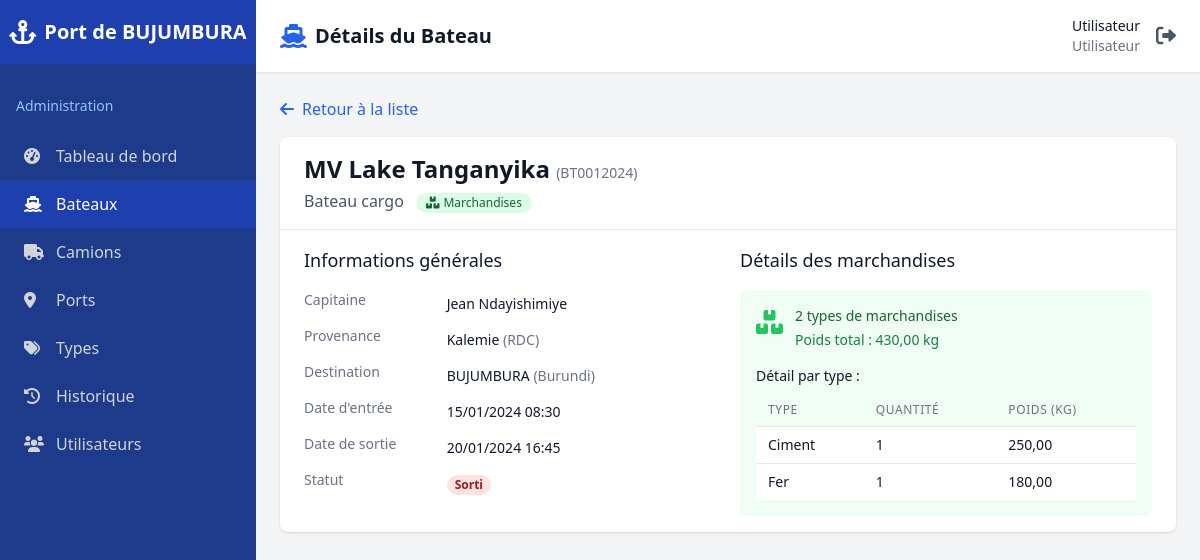
Page /admin/bateau-details.php?id=1 (signed in) on the committed database.
### tables this page shows
CREATE TABLE IF NOT EXISTS `bateaux` (
  `id` int NOT NULL AUTO_INCREMENT,
  `type_bateau_id` int DEFAULT NULL,
  `nom` varchar(100) NOT NULL,
  `immatriculation` varchar(50) DEFAULT NULL,
  `capitaine` varchar(100) NOT NULL,
  `agence` varchar(100) DEFAULT NULL,
  `hauteur` decimal(10,2) DEFAULT NULL,
  `longueur` decimal(10,2) DEFAULT NULL,
  `largeur` decimal(10,2) DEFAULT NULL,
  `port_origine_id` int DEFAULT NULL,
  `port_destination_id` int DEFAULT NULL,
  `date_entree` timestamp NULL DEFAULT CURRENT_TIMESTAMP,
  `date_sortie` timestamp NULL DEFAULT NULL,
  `statut` enum('entree','sortie') DEFAULT 'entree',
  PRIMARY KEY (`id`),
  UNIQUE KEY `immatriculation` (`immatriculation`),
  UNIQUE KEY `immatriculation_2` (`immatriculation`),
  UNIQUE KEY `immatriculation_3` (`immatriculation`),
  KEY `type_bateau_id` (`type_bateau_id`),
  KEY `port_origine_id` (`port_origine_id`),
  KEY `port_destination_id` (`port_destination_id`)
);

CREATE TABLE IF NOT EXISTS `types_bateaux` (
  `id` int NOT NULL AUTO_INCREMENT,
  `nom` varchar(100) NOT NULL,
  `description` text,
  `created_at` timestamp NULL DEFAULT CURRENT_TIMESTAMP,
  PRIMARY KEY (`id`)
);

CREATE TABLE IF NOT EXISTS `ports` (
  `id` int NOT NULL AUTO_INCREMENT,
  `nom` varchar(100) NOT NULL,
  `pays` varchar(100) NOT NULL,
  `description` text,
  `created_at` timestamp NULL DEFAULT CURRENT_TIMESTAMP,
  PRIMARY KEY (`id`)
);

### admin/bateau-details.php (the view, shortened to what the rows shown need)
<?php
$bateau_id = (int)$_GET['id'];
$db = getDB();
$stmt = $db->prepare("
    SELECT b.*, tb.nom as type_bateau, tb.id as type_bateau_id,
           po.nom as port_origine, po.pays as pays_origine,
           pd.nom as port_destination, pd.pays as pays_destination
    FROM bateaux b
    LEFT JOIN types_bateaux tb ON b.type_bateau_id = tb.id
    LEFT JOIN ports po ON b.port_origine_id = po.id
    LEFT JOIN ports pd ON b.port_destination_id = pd.id
    WHERE b.id = ?
");
$stmt->execute([$bateau_id]);
$bateau = $stmt->fetch();
$is_passager = stripos($bateau['type_bateau'], 'passager') !== false;
if ($is_passager) {
    $stmt = $db->prepare("
        SELECT numero_passager,
               COALESCE(SUM(poids_marchandises), 0) as poids_total
        FROM passagers_bateaux
        WHERE bateau_id = ?
        GROUP BY numero_passager
        ORDER BY numero_passager
    ");
    $stmt->execute([$bateau_id]);
    $passagers = $stmt->fetchAll();
    $total_passagers = count($passagers);
    $total_poids_passagers = array_sum(array_column($passagers, 'poids_total'));
} else {
    $stmt = $db->prepare("
        SELECT tm.nom as type_marchandise,
               COUNT(*) as quantite,
               COALESCE(SUM(mb.poids), 0) as poids_total
        FROM marchandises_bateaux mb
        JOIN types_marchandises tm ON mb.type_marchandise_id = tm.id
        WHERE mb.bateau_id = ?
        GROUP BY tm.nom, tm.id
        ORDER BY tm.nom
    ");
    $stmt->execute([$bateau_id]);
    $marchandises = $stmt->fetchAll();
}
?>
<!DOCTYPE html>
<html lang="fr">
<head>
    <script src="https://cdn.tailwindcss.com"></script>
    <link href="https://cdnjs.cloudflare.com/ajax/libs/font-awesome/6.0.0/css/all.min.css" rel="stylesheet">
</head>
<body class="bg-gray-100">
    <div class="ml-0 lg:ml-64">
        <header class="bg-white shadow-sm border-b border-gray-200">
            <div class="flex items-center justify-between px-6 py-4">
                <div class="flex items-center">
                    <h1 class="text-xl font-semibold text-gray-900">Détails du Bateau</h1>
                </div>
            </div>
        </header>
        <main class="p-6">
            <div class="mb-6">
                <div class="bg-white rounded-lg shadow overflow-hidden">
                    <div class="px-6 py-4 border-b border-gray-200">
                        <h2 class="text-2xl font-bold text-gray-900">
                            <?= htmlspecialchars($bateau['nom']) ?>
                            <span class="text-sm font-normal text-gray-500">(<?= htmlspecialchars($bateau['immatriculation']) ?>)</span>
                        </h2>
                        <p class="text-gray-600 mt-1">
                            <?= htmlspecialchars($bateau['type_bateau']) ?>
                            <?php if ($is_passager): ?>
                                <span class="inline-flex items-center px-2.5 py-0.5 rounded-full text-xs font-medium bg-blue-100 text-blue-800 ml-2">
                                    <i class="fas fa-users mr-1"></i> Passagers
                                </span>
                            <?php else: ?>
                                <span class="inline-flex items-center px-2.5 py-0.5 rounded-full text-xs font-medium bg-green-100 text-green-800 ml-2">
                                </span>
                            <?php endif; ?>
                        </p>
                    </div>
                    <div class="px-6 py-4 grid grid-cols-1 md:grid-cols-2 gap-6">
                        <div>
                            <dl class="space-y-3">
                                <div class="sm:grid sm:grid-cols-3 sm:gap-4">
                                    <dt class="text-sm font-medium text-gray-500">Capitaine</dt>
                                    <dd class="mt-1 text-sm text-gray-900 sm:col-span-2"><?= htmlspecialchars($bateau['capitaine']) ?></dd>
                                </div>
                                <div class="sm:grid sm:grid-cols-3 sm:gap-4">
                                    <dt class="text-sm font-medium text-gray-500">Provenance</dt>
                                    <dd class="mt-1 text-sm text-gray-900 sm:col-span-2">
                                        <?= htmlspecialchars($bateau['port_origine'] ?? 'N/A') ?>
                                        <?php if (!empty($bateau['pays_origine'])): ?>
                                            <span class="text-gray-500">(<?= htmlspecialchars($bateau['pays_origine']) ?>)</span>
                                        <?php endif; ?>
                                    </dd>
                                </div>
                                <div class="sm:grid sm:grid-cols-3 sm:gap-4">
                                    <dt class="text-sm font-medium text-gray-500">Destination</dt>
                                    <dd class="mt-1 text-sm text-gray-900 sm:col-span-2">
                                        <?= htmlspecialchars($bateau['port_destination'] ?? 'N/A') ?>
                                        <?php if (!empty($bateau['pays_destination'])): ?>
                                            <span class="text-gray-500">(<?= htmlspecialchars($bateau['pays_destination']) ?>)</span>
                                        <?php endif; ?>
                                    </dd>
                                </div>
                                <div class="sm:grid sm:grid-cols-3 sm:gap-4">
                                    <dt class="text-sm font-medium text-gray-500">Date d'entrée</dt>
                                    <dd class="mt-1 text-sm text-gray-900 sm:col-span-2">
                                        <?= $bateau['date_entree'] ? date('d/m/Y H:i', strtotime($bateau['date_entree'])) : 'N/A' ?>
                                    </dd>
                                </div>
                                <?php if ($bateau['date_sortie']): ?>
                                <div class="sm:grid sm:grid-cols-3 sm:gap-4">
                                    <dt class="text-sm font-medium text-gray-500">Date de sortie</dt>
                                    <dd class="mt-1 text-sm text-gray-900 sm:col-span-2">
                                        <?= date('d/m/Y H:i', strtotime($bateau['date_sortie'])) ?>
                                    </dd>
                                </div>
                                <?php endif; ?>
                            </dl>
                        </div>
                        <div>
                            <?php if ($is_passager): ?>
                                <div class="bg-blue-50 p-4 rounded-lg">
                                    <div class="flex items-start">
                                        <div class="flex-shrink-0">
                                            <i class="fas fa-users text-blue-500 text-2xl"></i>
                                        </div>
                                        <div class="ml-3">
                                            <h4 class="text-sm font-medium text-blue-800">
                                                <?= $total_passagers ?> passager<?= $total_passagers > 1 ? 's' : '' ?>
                                            </h4>
                                            <p class="text-sm text-blue-700 mt-1">
                                                Poids total des bagages : <span class="font-medium"><?= number_format($total_poids_passagers, 2, ',', ' ') ?> kg</span>
                                            </p>
                                        </div>
                                    </div>
                                    <?php if ($passagers): ?>
                                        <div class="mt-4">
                                            <h5 class="text-sm font-medium text-gray-900 mb-2">Répartition par passager :</h5>
                                            <div class="overflow-x-auto">
                                                <table class="min-w-full divide-y divide-gray-200">
                                                    <thead class="bg-blue-50">
                                                        <tr>
                                                            <th class="px-3 py-2 text-left text-xs font-medium text-gray-500 uppercase tracking-wider">N° Passager</th>
                                                            <th class="px-3 py-2 text-left text-xs font-medium text-gray-500 uppercase tracking-wider">Poids bagages (kg)</th>
                                                        </tr>
                                                    </thead>
                                                    <tbody class="bg-white divide-y divide-gray-200">
                                                        <?php foreach ($passagers as $passager): ?>
                                                        <tr>
                                                            <td class="px-3 py-2 whitespace-nowrap text-sm text-gray-900">
                                                                <?= htmlspecialchars($passager['numero_passager']) ?>
                                                            </td>
                                                            <td class="px-3 py-2 whitespace-nowrap text-sm text-gray-900">
                                                                <?= number_format($passager['poids_total'], 2, ',', ' ') ?>
                                                            </td>
                                                        </tr>
                                                        <?php endforeach; ?>
                                                    </tbody>
                                                </table>
                                            </div>
                                        </div>
                                    <?php endif; ?>
                                </div>
                            <?php else: ?>
                                <div class="bg-green-50 p-4 rounded-lg">
                                    <?php if ($marchandises): ?>
                                        <div class="mt-4">
                                            <div class="overflow-x-auto">
                                                <table class="min-w-full divide-y divide-gray-200">
                                                    <thead class="bg-green-50">
                                                        <tr>
                                                            <th class="px-3 py-2 text-left text-xs font-medium text-gray-500 uppercase tracking-wider">Type</th>
                                                            <th class="px-3 py-2 text-left text-xs font-medium text-gray-500 uppercase tracking-wider">Quantité</th>
                                                            <th class="px-3 py-2 text-left text-xs font-medium text-gray-500 uppercase tracking-wider">Poids (kg)</th>
                                                        </tr>
                                                    </thead>
                                                </table>
                                            </div>
                                        </div>
                                    <?php endif; ?>
                                </div>
                            <?php endif; ?>
                        </div>
                    </div>
                </div>
            </div>
        </main>
    </div>
</body>
</html>

### rows in the picture
bateaux: nom "MV Lake Tanganyika", immatriculation "BT0012024", type_bateau.nom "Bateau cargo", capitaine "Jean Ndayishimiye", port_origine.nom "Kalemie", port_origine.pays "RDC", port_destination.nom "BUJUMBURA", port_destination.pays "Burundi", date_entree "15/01/2024 08:30", date_sortie "20/01/2024 16:45"

### other values in the picture
$_SESSION['user']['nom'] "Utilisateur"
$_SESSION['user']['role'] "Utilisateur"
$total_marchandises "2"
$total_poids_marchandises "430,00"
$marchandise['type_marchandise'] "Ciment"
$marchandise['quantite'] "1"
$marchandise['poids_total'] "250,00"
$marchandise['type_marchandise'] "Fer"
$marchandise['poids_total'] "180,00"
